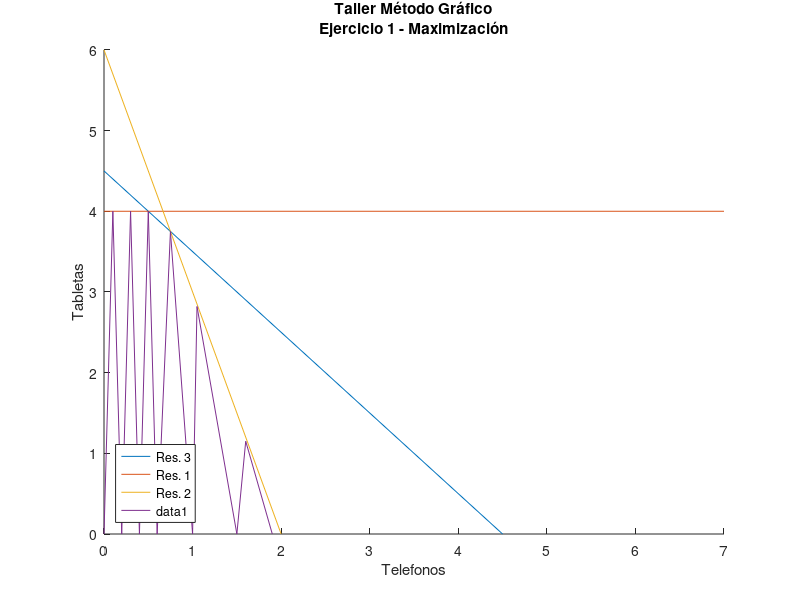

MATLAB code for this plot:
%% Funcion a maximizar %%
%% Z = 700T + 600t %%
%% S.A.%%
%% 2T + 0t <= 8 %%
%%  T + 3t <= 6 %%
%% 2T + 2t <= 9 %%

title({'Taller Método Gráfico';'Ejercicio 1 - Maximización'})

xlabel('Telefonos') 
ylabel('Tabletas') 

hold on;

% evaluando en 0's %
##T1 = 0;
##R1 = 8/(2*T1);
##R2 = 6/((T1) * (3*t1));
##R3 = 9/((2*T1) * (2*t1));
##
##% evaluando en 0's %
##t2 = 0;
##Re1 = 8/(2*T2);
##Re2 = 6/((T2) * (3*t2));
##Re3 = 9/((2*T2) * (2*t2));
##
##Z = 700*T+600*t;

x1 = [4.5 0];
y = [0 4.5];

z = [0 7];
w = [4 4];

a = [0 2];
b = [6 0];

plot(x1,y);
hold on;

plot(z,w);
hold on;

plot(a,b);
hold on;

X=[0 0.1 0.2 0.3 0.4 0.5 0.6 0.75 1 1.05 1.5 1.6 1.9]
Y=[0 4 0 4 0 4 0 3.75 0 2.82 0 1.15 0]

legend({'Res. 3','Res. 1','Res. 2'},'Location','southwest')

plot(X,Y);
hold on;

